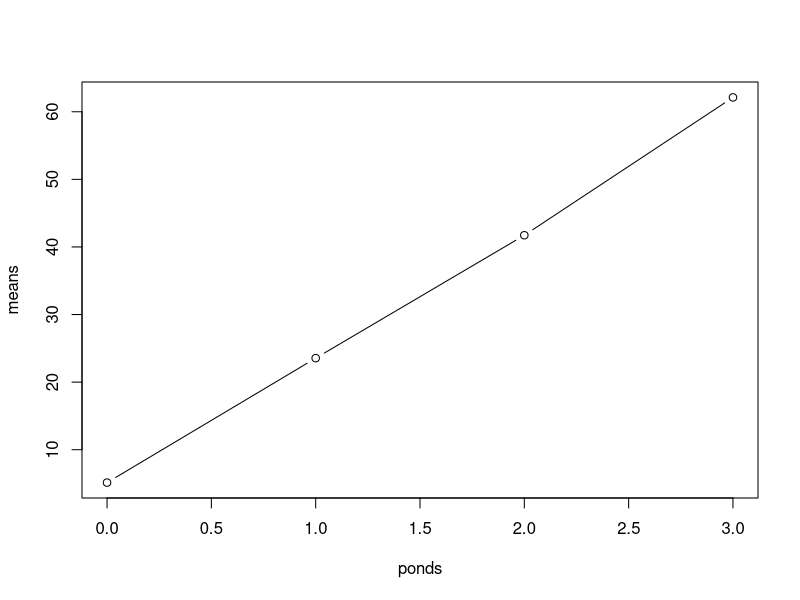
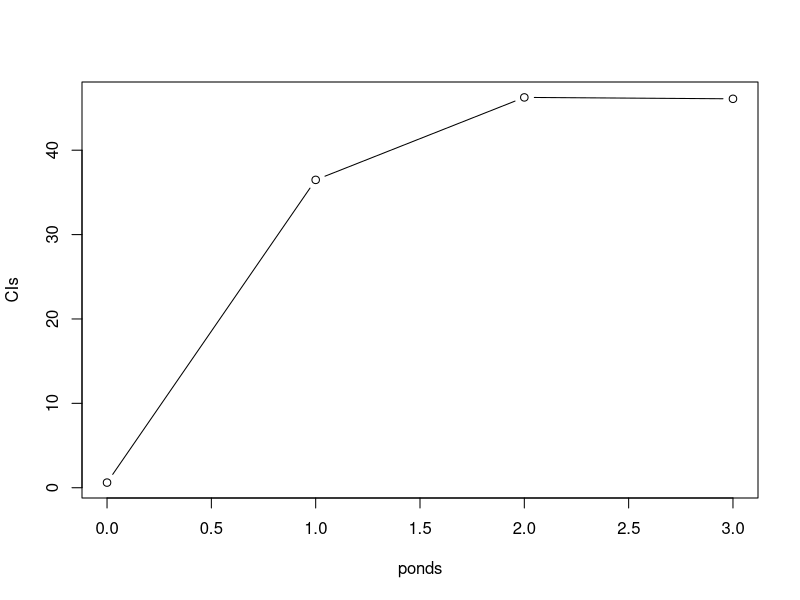

These figures' R source, in order:
# Exploratory Calculations of Watershed Paper

GPP.stream <- rnorm(5, 5, 1)
GPP.one.pond <- c(rnorm(4, 5, 1), rnorm(1, 100, 1))
GPP.two.pond <- c(rnorm(3, 5, 1), rnorm(2, 100, 1))
GPP.three.pond <- c(rnorm(2, 5, 1), rnorm(3, 100, 1))

mean(GPP.stream)
mean(GPP.one.pond)
mean(GPP.two.pond)
mean(GPP.three.pond)

means <- c(mean(GPP.stream), mean(GPP.one.pond), mean(GPP.two.pond), mean(GPP.three.pond))
ponds <- 0:3

plot(ponds, means, type = "b")
summary(lm(means ~ ponds))

CIs <- c((1.96 * (sd(GPP.stream)/sqrt(5))), (1.96 * (sd(GPP.one.pond)/sqrt(5))), (1.96 * (sd(GPP.two.pond)/sqrt(5))), (1.96 * (sd(GPP.three.pond)/sqrt(5))))

plot(ponds, CIs, type = "b")
summary(lm(CIs ~ ponds))
